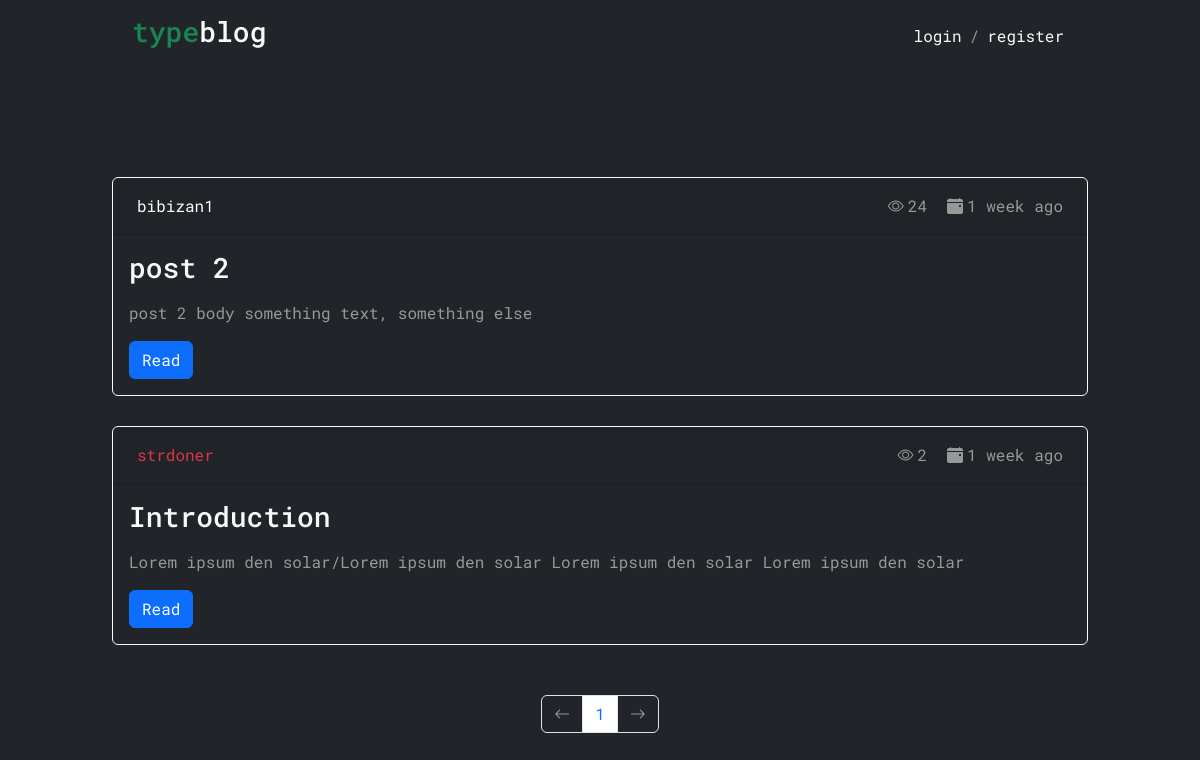
Before: /blog/ with the older database file.
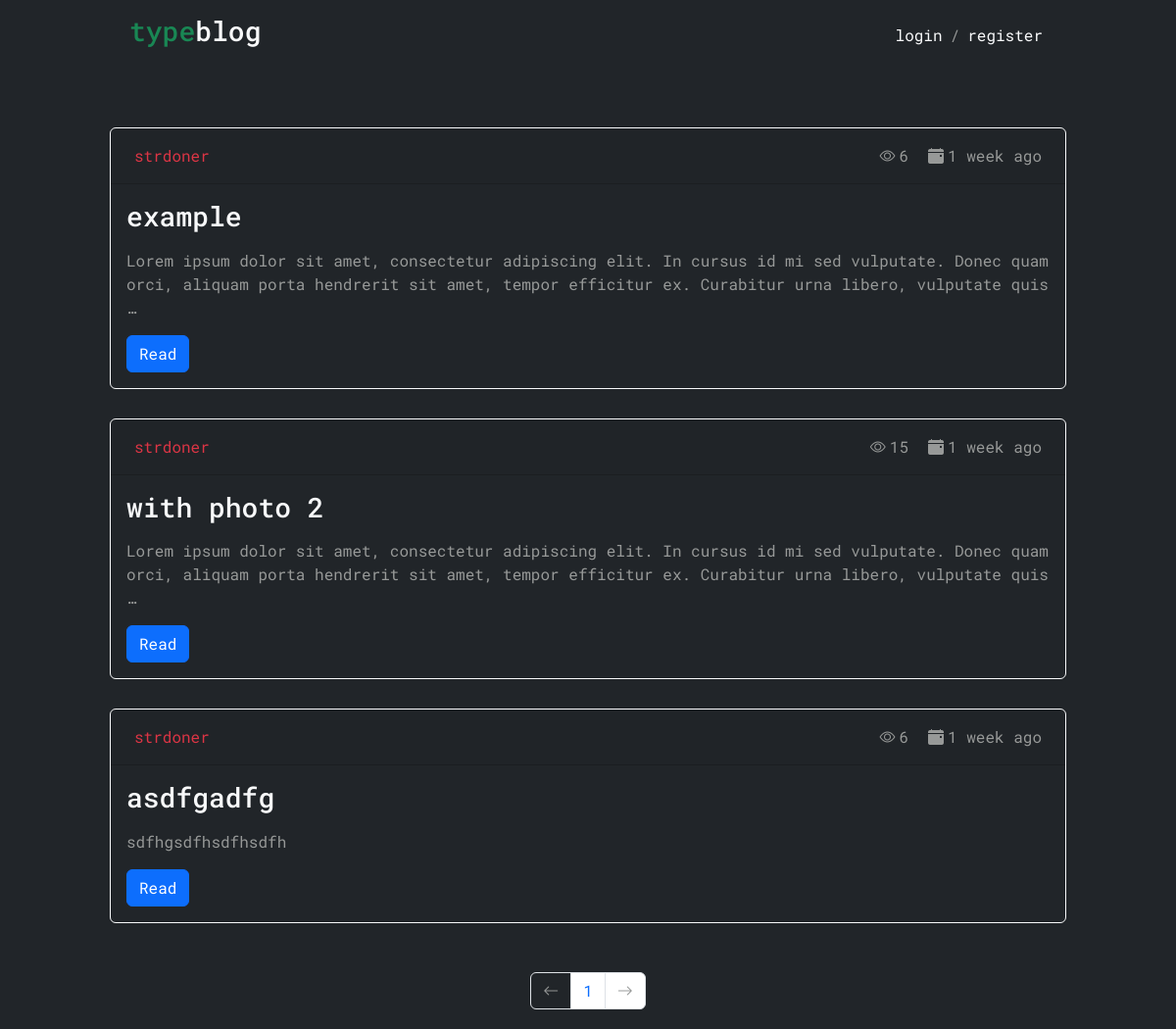
After: the same page with the newer database file.
### typecamp_app/models.py (models this page shows, shortened)
class Post(models.Model):
    STATUS_CHOICES = (
        ('draft', 'Draft'),
        ('published', 'Published'),
    )
    title = models.CharField(max_length=250)
    slug = AutoSlugField(populate_from='title', unique_with=['id'])
    author = models.ForeignKey(User, related_name='blog_posts', on_delete=models.CASCADE)
    body = models.TextField()
    publish = models.DateTimeField(default=timezone.now)
    created = models.DateTimeField(auto_now_add=True)
    updated = models.DateTimeField(auto_now=True)
    status = models.CharField(max_length=10, choices=STATUS_CHOICES, default='draft')
    views = models.IntegerField(default=0)
    photo = models.ImageField(upload_to='users/%Y/%m/%d', blank=True)
    class Meta:
        ordering = ('-publish',)
    def get_absolute_url(self):
        return reverse('post_detail',
                        args=[self.publish.year,
                              self.publish.strftime('%m'),
                              self.publish.strftime('%d'),
                              self.slug])

### typecamp_app/views.py (the view)
# urls.py: re_path(r'^blog/$', blog_list, name='blog_list'),
def blog_list(request):
    object_list = Post.objects.filter(status='published')
    if request.user.is_authenticated:
        drafts = Post.objects.filter(status='draft', author=request.user).count()
    else:
        drafts = 0
    paginator = Paginator(object_list, 3)
    page = request.GET.get('page')
    try:
        posts = paginator.page(page)
    except PageNotAnInteger:
        posts = paginator.page(1)
    except EmptyPage:
        posts = paginator.page(paginator.num_pages)
    return render(request,
                  'blog_list.html',
                  {'page': page,
                   'posts': posts,
                   'drafts':drafts
                   })

### typecamp_app/templates/blog_list.html (shortened to what this page needs)
{% extends "base.html" %}
{% load static %}
{% load humanize %}
{% block header %}
    <a href="{% url 'home'%}" class="text-decoration-none text-light navbar-brand label"><h3><span>type</span>blog</h3></a>
    <div class="collapse navbar-collapse" id="navbarSupportedContent">
        <div class="user-block">
            {% if user.is_authenticated %}
                <a href="{% url 'user_detail' id=user.pk %}" class="navbar-text m-2 text-light">{{ user.get_username }}</a>
                /
                <form method="post" action="{% url 'logout' %}">
                    {% csrf_token %}
                    <button type="submit" class="navbar-text m-2 text-danger btn-link">logout</button>
               </form>
            {% else %}
                <a href="{% url 'login' %}" class="navbar-text m-2 text-light">login</a>/
                <a href="{% url 'register' %}" class="navbar-text m-2 text-light">register</a>
            {% endif %}
        </div>
    </div>
{% endblock header %}
{%block content %}
<div class="blog_list text-start">
    {% for post in posts %}
    <div class="card bg-dark text-light border-1 border border-light ">
        <div class="card-header d-grid">
          <a href="{% url 'user_detail' id=post.author.pk%}" class="m-2 {% if post.author.is_superuser %}text-danger{% else%}{% if post.author.is_staff%}text-primary{% else %}text-light {% endif %}{% endif %}">{{ post.author }}</a>
          <div class="post-small-details d-flex">
            <p class="m-2"><i class="bi bi-eye m-1"></i>{{post.views}}</p>
            <p class="m-2"><i class="bi bi-calendar-event-fill m-1"></i>{{post.publish|naturaltime}} </p>
          </div>
        </div>
        <div class="card-body text-left">
          <h3 class="card-title">{{ post.title }}</h3>
          <p class="card-text">{{ post.body|truncatewords:30|linebreaks }}</p>
          <a href="{{ post.get_absolute_url }}" class="btn btn-primary">Read</a>
        </div>
    </div>
    {% endfor %}
    {% include "pagination.html" with page=posts %}
</div>
{% endblock content %}

Changed rows visible on the page:
no longer on this page (row edited): Post: author "bibizan1", views "24", publish "1 week ago", title "post 2", body "post 2 body something text, something else"
no longer on this page (row edited): Post: author "strdoner", views "2", publish "1 week ago", title "Introduction", body "Lorem ipsum den solar/Lorem ipsum den solar Lorem ipsum den solar Lorem ipsum den solar"
added Post: author "strdoner", views "6", publish "1 week ago", title "example", body "Lorem ipsum dolor sit amet, consectetur adipiscing elit. In cursus id mi sed vulputate. Donec quam orci, aliquam porta hendrerit sit amet, tempor efficitur ex. Curabitur urna libero, vulputate quis …"
added Post: author "strdoner", views "15", publish "1 week ago", title "with photo 2", body "Lorem ipsum dolor sit amet, consectetur adipiscing elit. In cursus id mi sed vulputate. Donec quam orci, aliquam porta hendrerit sit amet, tempor efficitur ex. Curabitur urna libero, vulputate quis …"
added Post: author "strdoner", views "6", publish "1 week ago", title "asdfgadfg", body "sdfhgsdfhsdfhsdfh"
